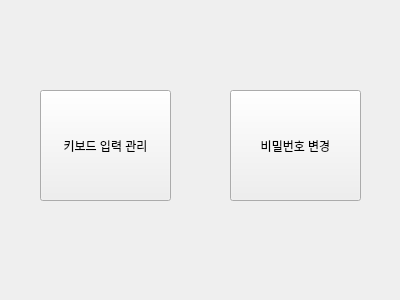
<?xml version="1.0" encoding="UTF-8"?>
<ui version="4.0">
 <class>Form</class>
 <widget class="QWidget" name="Form">
  <property name="geometry">
   <rect>
    <x>0</x>
    <y>0</y>
    <width>400</width>
    <height>300</height>
   </rect>
  </property>
  <property name="windowTitle">
   <string>Form</string>
  </property>
  <widget class="QPushButton" name="btn_keyboardSet">
   <property name="geometry">
    <rect>
     <x>40</x>
     <y>90</y>
     <width>131</width>
     <height>111</height>
    </rect>
   </property>
   <property name="text">
    <string>키보드 입력 관리</string>
   </property>
  </widget>
  <widget class="QPushButton" name="pushButton_2">
   <property name="geometry">
    <rect>
     <x>230</x>
     <y>90</y>
     <width>131</width>
     <height>111</height>
    </rect>
   </property>
   <property name="text">
    <string>비밀번호 변경</string>
   </property>
  </widget>
 </widget>
 <resources/>
 <connections/>
</ui>
